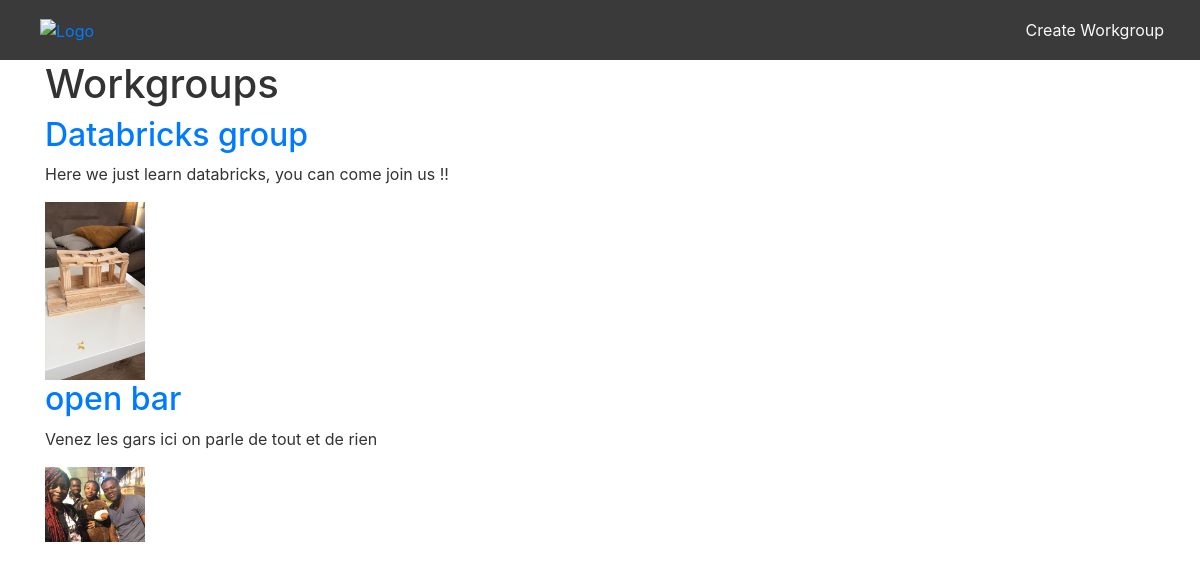
/en/workgroups/ (signed in), run on the app's committed database.
### workgroup/models.py (models this page shows)
class WorkGroup(models.Model):
    name = models.CharField(max_length=50)
    with_assistant = models.BooleanField(default=False)
    description = models.TextField(max_length=200, blank=True)
    avatar = models.ImageField(upload_to='avatars_workgroup/', blank=True)
    members = models.ManyToManyField(User, through='WorkGroupMember', related_name='invited_to_workgroups')
    creator = models.ForeignKey(settings.AUTH_USER_MODEL, on_delete=models.CASCADE, related_name='created_workgroups', null=True)
    assistants = models.ManyToManyField(OpenAIAssistant, blank=True, related_name='workgroups')

### workgroup/views.py (the view)
# urls.py: path('workgroups/', views.workgroup_list, name='workgroup_list'),
def workgroup_list(request):
    workgroups = WorkGroup.objects.filter(creator=request.user)
    return render(request, 'workgroup/workgroup_list.html', {'workgroups': workgroups})

### templates/workgroup/workgroup_list.html (shortened to what this page needs)
{% extends 'base_site.html' %}
{% load i18n %}
{% load static %}
{% block navbar%}
{% include 'nav_workgroup.html' %}
{% endblock %}
{% block content %}
    <div class="container">
        <h1>{% trans 'Workgroups' %}</h1>
        <div class="workgroup-list">
            {% for workgroup in workgroups %}
                <div class="workgroup-item">
                    <h2><a href="{% url 'workgroup_detail' workgroup.id %}">{{ workgroup.name }}</a></h2>
                    <p>{{ workgroup.description }}</p>
                    {% if workgroup.avatar %}
                        <img src="{{ workgroup.avatar.url }}" alt="{{ workgroup.name }}" style="width: 100px; height: auto;">
                    {% endif %}
                </div>
            {% empty %}
                <p>{% trans 'No workgroups available.' %}</p>
            {% endfor %}
        </div>
    </div>
{% endblock %}

### static/css/settings.css (style rules this page uses)
body.light-mode { --background-color: #fff; --text-color: #333; --button-bg-color: #007bff; --button-text-color: #fff; }
body { background-color: var(--background-color); color: var(--text-color); }

### data on the page
WorkGroup: name "Databricks group", description "Here we just learn databricks, you can come join us !!", avatar (picture)
WorkGroup: name "open bar", description "Venez les gars ici on parle de tout et de rien", avatar (picture)
